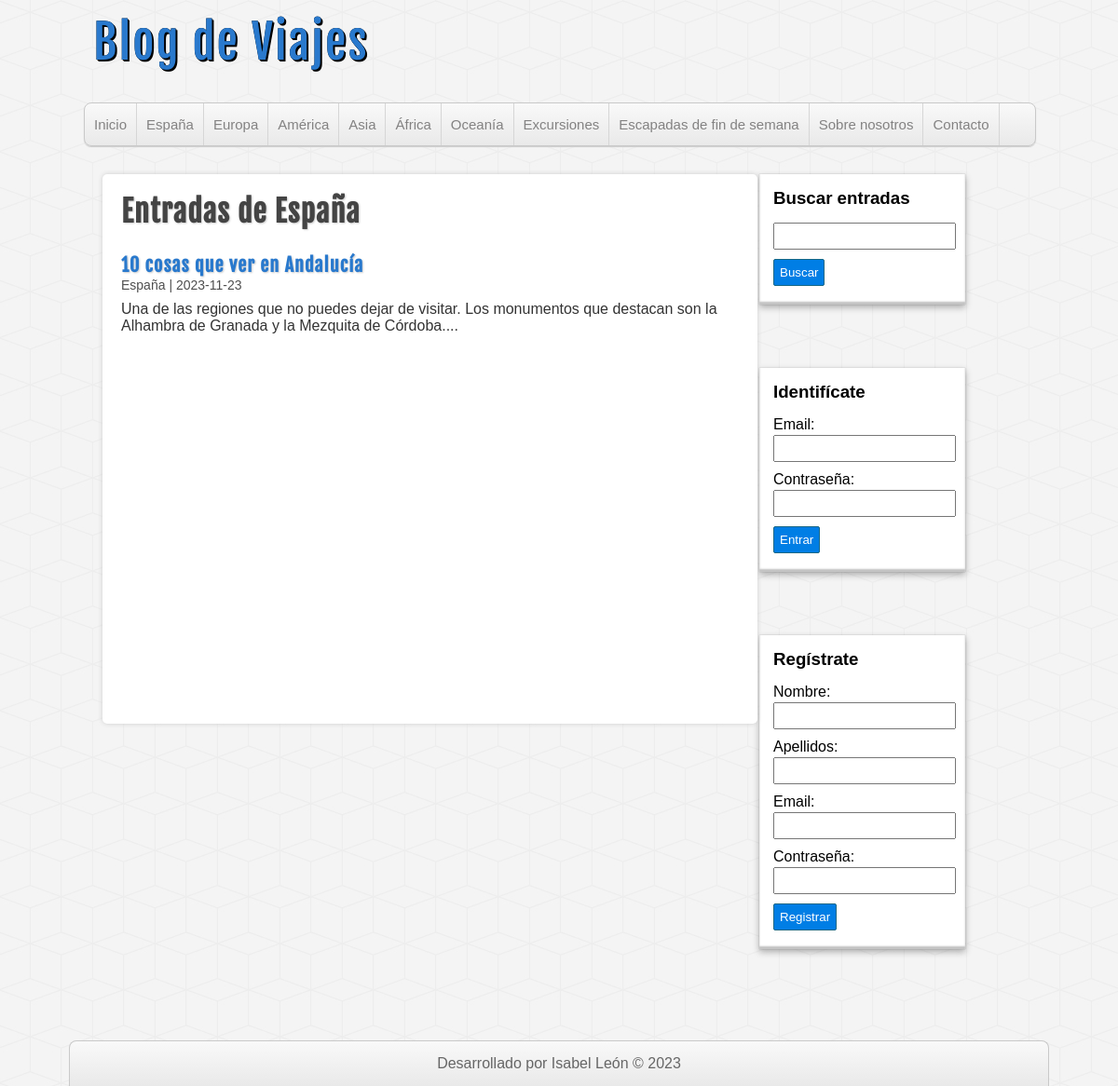
/categoria.php?id=1, run on the app's committed database.
### tables this page shows
CREATE TABLE `categorias` (
  `id` int(255) NOT NULL,
  `nombre` varchar(100) DEFAULT NULL
);

CREATE TABLE `entradas` (
  `id` int(255) NOT NULL,
  `usuario_id` int(255) NOT NULL,
  `categoria_id` int(255) NOT NULL,
  `titulo` varchar(255) NOT NULL,
  `descripcion` mediumtext DEFAULT NULL,
  `fecha` date NOT NULL
);

### includes/helpers.php (called while the page is built, shortened)
<?php
function conseguirCategorias($conexion){
    $categorias = mysqli_query($conexion,"SELECT * FROM categorias ORDER BY id ASC;");
    if($categorias && mysqli_num_rows($categorias) >= 1) {
        $resultado = $categorias;
    return $resultado;
    }
}
function conseguirCategoria($conexion, $id){
    $sql = "SELECT * FROM categorias WHERE id = $id;";
    $categorias = mysqli_query($conexion, $sql);
    $resultado = array();
    if($categorias && mysqli_num_rows($categorias) >= 1) {
        $resultado = mysqli_fetch_assoc($categorias);
    }
    return $resultado;
}
function conseguirEntradas($conexion, $limit = null, $categoria = null, $busqueda = null){
        $sql = "SELECT e.*, c.nombre AS 'categoria' FROM entradas e "
        . "INNER JOIN categorias c ON e.categoria_id = c.id ";
        if(!empty($categoria)){
            $sql .= "WHERE e.categoria_id = $categoria ";
        }
        $sql .= "ORDER BY e.id DESC ";
        $entradas = mysqli_query($conexion, $sql);
    return $entradas;
}
?>

### categoria.php (the view, shortened to what this page needs)
<?php
    require_once 'includes/header.php';
    require_once 'includes/lateral.php';
    $categoria_actual = conseguirCategoria($db, $_GET['id']);
?>
<div id="principal">
    <h1> Entradas de <?=$categoria_actual['nombre']?> </h1>
    <?php
		$entradas = conseguirEntradas($db, null, $_GET['id']);
		if(!empty($entradas) && mysqli_num_rows($entradas) >= 1):
			while($entrada = mysqli_fetch_assoc($entradas)):
	?>
				<article class="entrada">
					<a href="entrada.php?id=<?=$entrada['id']?>">
						<h2><?=$entrada['titulo']?></h2>
						<span class="fecha"><?=$entrada['categoria'].' | '.$entrada['fecha']?></span>
						<p>
							<?=substr($entrada['descripcion'], 0, 180)."..."?>
						</p>
					</a>
				</article>
	<?php
			endwhile;
		else:
	?>
		<div class="alerta alerta-error">No hay entradas en esta categoría</div>
	<?php endif; ?>
    </div>
    <?php require_once 'includes/pie.php'; ?>

### includes/header.php (shortened to what this page needs)
<?php require_once 'conexion.php'; ?>
<?php require_once 'includes/helpers.php'; ?>
<!DOCTYPE html>
<html lang="es">
<head>
    <link rel="stylesheet" type="text/css" href="./assets/css/style.css" />
</head>
<body>
    <header id="header">
        <div id="logo">
            <a href="index.php"> Blog de Viajes </a>
        </div>
        <nav id="menu">
            <ul>
                <li>
                    <a href="index.php"> Inicio </a>
                </li>
                <?php
                    $categorias =conseguirCategorias($db);
                    if(!empty($categorias)):
                    while($categoria = mysqli_fetch_assoc($categorias)):
                ?>
                    <li>
                        <a href="categoria.php?id=<?=$categoria['id']?>"> <?=$categoria['nombre'] ?> </a>
                    </li>
                <?php
                    endwhile;
                    endif;
                ?>
                <li>
                    <a href="./sobrenosotros.php"> Sobre nosotros </a>
                </li>
                <li>
                    <a href="./contacto.php"> Contacto </a>
                </li>
            </ul>
        </nav>
    </header>
    <div id="container">

### assets/css/style.css (style rules this page uses)
* { margin: 0px; padding: 0px; font-family: sans-serif, Helvetica, Arial; text-decoration: none; }
body { background: url(../img/cubes.png) #F4F4F4; }
.fecha { color:#4e4e4e; margin-top: 5px; font-size: 14px; }
#header { width: 85%; height: auto; background: transparent; margin: 0px auto; }
#logo { float: left; width: 500px; height: 110px; }
#logo a { font-family: "fajala", helvetica; font-size: 50px; letter-spacing: 2px; color: #2979CD; text-shadow: 0px 0px 0px black, 1px 1px 0px black, 2px 2px 0px black; transition: all 500ms; line-height: 90px; margin-left: 10px; margin-top: 10px; }
#menu { clear: both; width:100%; height: 45px; background: linear-gradient(to bottom, #f9f9f9 0px, #e9e9e9 100%); border: 1px solid #c9c9c9; border-radius: 8px; box-shadow: 0px 1px 1px #ccc; }
#menu ul { list-style: none; }
#menu ul li { float: left; line-height: 45px; border-right: 1px solid #D6D6D6; }
#menu ul li a { display: block; padding-left: 10px; padding-right: 10px; font-size: 15px; color: #838282; }
#container { width: 85%; height: auto; margin: 0px auto; margin-top: 30px; margin-bottom: 30px; }
#principal { float:left; width: 65%; min-height: 550px; background: white; border-radius: 5px; box-shadow: 0px 0px 5px #ccc; margin-left: 20px; overflow: hidden; padding: 20px; }
#principal a { color: #333; }
#principal h1 { font-size: 32px ; color: #444; letter-spacing: 1px; text-shadow: 1px 1px 2px #ccc; font-family: "fajala"; }
#principal h2 { font-size: 20px ; color: #2979CD; text-shadow: 1px 1px 2px #ccc; letter-spacing: 1px; font-family: "fajala"; margin-top: 25px; }
#principal p { margin-top: 8px ; }

### data on the page
categorias: nombre "España"
categorias: nombre "Europa"
categorias: nombre "América"
categorias: nombre "Asia"
categorias: nombre "África"
categorias: nombre "Oceanía"
categorias: nombre "Excursiones"
categorias: nombre "Escapadas de fin de semana"
entradas: titulo "10 cosas que ver en Andalucía", categoria.nombre "España", fecha "2023-11-23", descripcion "Una de las regiones que no puedes dejar de visitar. Los monumentos que destacan son la Alhambra de Granada y la Mezquita de Córdoba."
